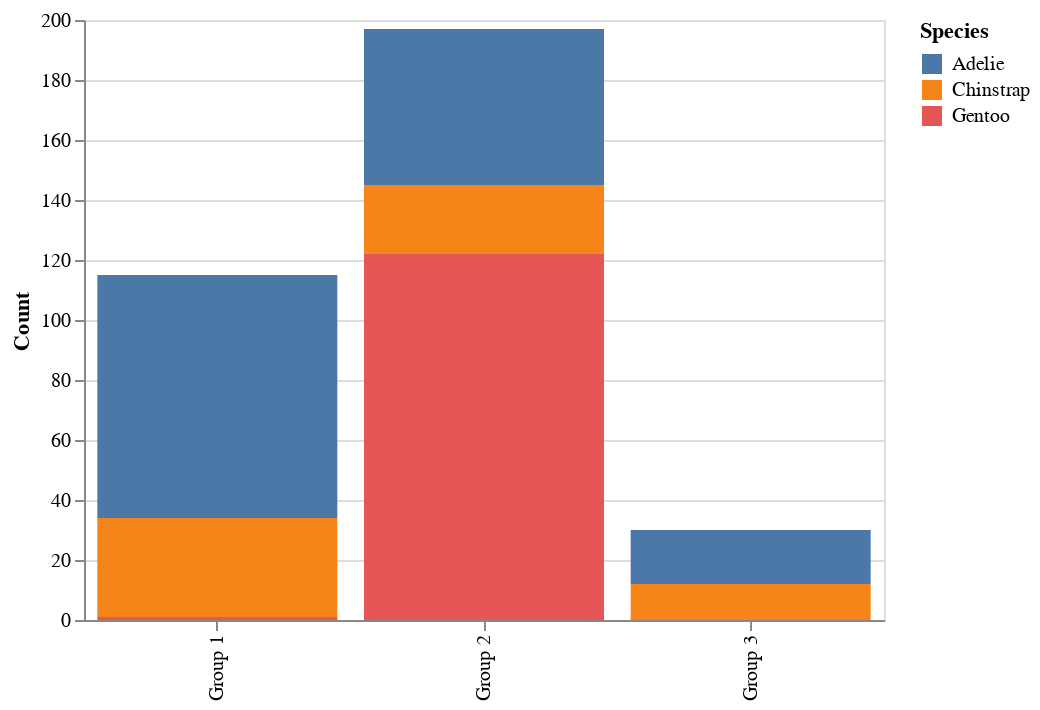

This figure's notebook cell:
### Code cell
alt.Chart(plot_df).mark_bar().encode(
    x=alt.X("group", title=None),
    y=alt.Y("counts", title="Count"),
    color=alt.Color("species", title="Species"),
    tooltip=["group", "counts", "species"],
).properties(width=400)

### Figure 1 — Vega-Lite specification as saved in the notebook (floating-point values rounded to 4 significant figures)
{"config": {"view": {"continuousWidth": 400, "continuousHeight": 300}}, "data": {"name": "data-755ae032cd0db35bd2b47d5518788810"}, "mark": "bar", "encoding": {"color": {"type": "nominal", "field": "species", "title": "Species"}, "tooltip": [{"type": "nominal", "field": "group"}, {"type": "quantitative", "field": "counts"}, {"type": "nominal", "field": "species"}], "x": {"type": "nominal", "field": "group", "title": null}, "y": {"type": "quantitative", "field": "counts", "title": "Count"}}, "width": 400, "$schema": "https://vega.github.io/schema/vega-lite/v4.8.1.json", "datasets": {"data-755ae032cd0db35bd2b47d5518788810": [{"species": "Adelie", "group": "Group 1", "counts": 81}, {"species": "Adelie", "group": "Group 2", "counts": 52}, {"species": "Adelie", "group": "Group 3", "counts": 18}, {"species": "Chinstrap", "group": "Group 1", "counts": 33}, {"species": "Chinstrap", "group": "Group 2", "counts": 23}, {"species": "Chinstrap", "group": "Group 3", "counts": 12}, {"species": "Gentoo", "group": "Group 1", "counts": 1}, {"species": "Gentoo", "group": "Group 2", "counts": 122}]}}
